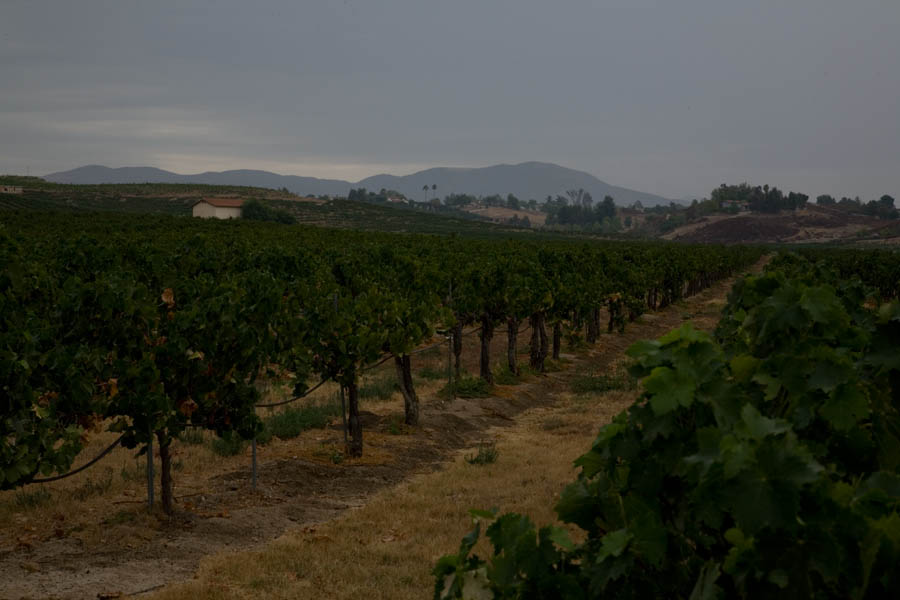
//> input picture Histogram_Equalization-Part_1/countryside.jpg, 900 x 600 px
$ ./Lab_2_Part-1   (built with g++ and OpenCV 4)
//> lines starting //> are read from the running program, lines starting //| are printed output that depends on the picture
// ****************************
// Name = Ismail Deha
// Surname = Kose
// Student ID = 2072544
// Task = Lab 2_Part 1
// ****************************


#include "opencv2/highgui.hpp"
#include "opencv2/imgcodecs.hpp"
#include "opencv2/imgproc.hpp"
#include <iostream>
using namespace std;
using namespace cv;

//Struced variables to return histograms in Histogram function
struct MatResults {
    Mat histImage_b;
    Mat histImage_g;
    Mat histImage_r;
};

//Show histogram
MatResults Histogram(int argc, char** argv, cv::Mat src){
    MatResults results; //Structed variables
    vector<Mat> bgr_planes;
    split(src, bgr_planes);
    int histSize = 256; //Set the range of values

    //the upper boundary is exclusive
    float range[] = { 0, 256 };
    const float* histRange[] = { range };

    bool uniform = true, accumulate = false; //To make same sized to each bins

    //The histogram values are calculated for each channel by using calcHist().
    Mat b_hist, g_hist, r_hist;
    calcHist(&bgr_planes[0], 1, 0, Mat(), b_hist, 1, &histSize, histRange, uniform, accumulate);
    calcHist(&bgr_planes[1], 1, 0, Mat(), g_hist, 1, &histSize, histRange, uniform, accumulate);
    calcHist(&bgr_planes[2], 1, 0, Mat(), r_hist, 1, &histSize, histRange, uniform, accumulate);

    //The histogram so its values fall in the range indicated by the parameters entered by using normalize().
    //Create an image to display the histograms
    int hist_w = 512, hist_h = 400;
    int bin_w = cvRound((double)hist_w / histSize);
    results.histImage_b = Mat(hist_h, hist_w, CV_8UC3, Scalar(0, 0, 0));
    results.histImage_g = Mat(hist_h, hist_w, CV_8UC3, Scalar(0, 0, 0));
    results.histImage_r = Mat(hist_h, hist_w, CV_8UC3, Scalar(0, 0, 0));
    normalize(b_hist, b_hist, 0, results.histImage_b.rows, NORM_MINMAX, -1, Mat());
    normalize(g_hist, g_hist, 0, results.histImage_g.rows, NORM_MINMAX, -1, Mat());
    normalize(r_hist, r_hist, 0, results.histImage_r.rows, NORM_MINMAX, -1, Mat());

    //1D Histogram, it is accessed to bins
    for (int i = 1; i < histSize; i++)
    {
        line(results.histImage_b, Point(bin_w * (i - 1), hist_h - cvRound(b_hist.at<float>(i - 1))),
            Point(bin_w * (i), hist_h - cvRound(b_hist.at<float>(i))),
            Scalar(255, 0, 0), 2, 8, 0);
        line(results.histImage_g, Point(bin_w * (i - 1), hist_h - cvRound(g_hist.at<float>(i - 1))),
            Point(bin_w * (i), hist_h - cvRound(g_hist.at<float>(i))),
            Scalar(0, 255, 0), 2, 8, 0);
        line(results.histImage_r, Point(bin_w * (i - 1), hist_h - cvRound(r_hist.at<float>(i - 1))),
            Point(bin_w * (i), hist_h - cvRound(r_hist.at<float>(i))),
            Scalar(0, 0, 255), 2, 8, 0);
    }

    return results;
}

//Image Equalizzation function
 Mat Equalization( void* userdata) {
    cv::Mat image = *(cv::Mat*)userdata; // Get image
    vector<Mat> channels;
    split(image, channels); //split image to channels as B,G,R
    Mat B, G, R; // Channels

    //Three channels are equalized using equalizeHist()
    equalizeHist(channels[0], B);
    equalizeHist(channels[1], G);
    equalizeHist(channels[2], R);

    //Equalized channels are merged
    vector<Mat> combined;
    combined.push_back(B);
    combined.push_back(G);
    combined.push_back(R);

    //To return image, it is converted as Mat variable
    Mat result;
    merge(combined, result);
    return result;

}

 //Image Luminance Equalizzation function
Mat Luminance_equalization(void* userdata) {

    cv::Mat image = *(cv::Mat*)userdata; // Get image
    Mat channels[3];
    cvtColor(image, image, COLOR_BGR2Lab); //Changed the color space which is desied
    split(image, channels); //split image to channels
    Mat equalized_L;
    equalizeHist(channels[0], equalized_L); // Just equalized the L color
    vector<Mat> merged_channels{ equalized_L, channels[1], channels[2] }; // Merged equalized and other colors

    //To return image, it is converted as Mat variable
    Mat result;
    merge(merged_channels, result);
    cvtColor(result, result, COLOR_Lab2BGR); //To display image returned back own color space
    return result;
}

int main(int argc, char** argv)
{
    Mat src = imread("countryside.jpg"); //Get image
//> src is the input picture: 600 rows x 900 cols, CV_8UC3; mean B, G, R 51.9, 62.8, 62.3

    //Showed original image histograms and itself
    MatResults results = Histogram(argc, argv, src);
//> in Histogram, `split(src, bgr_planes);`:
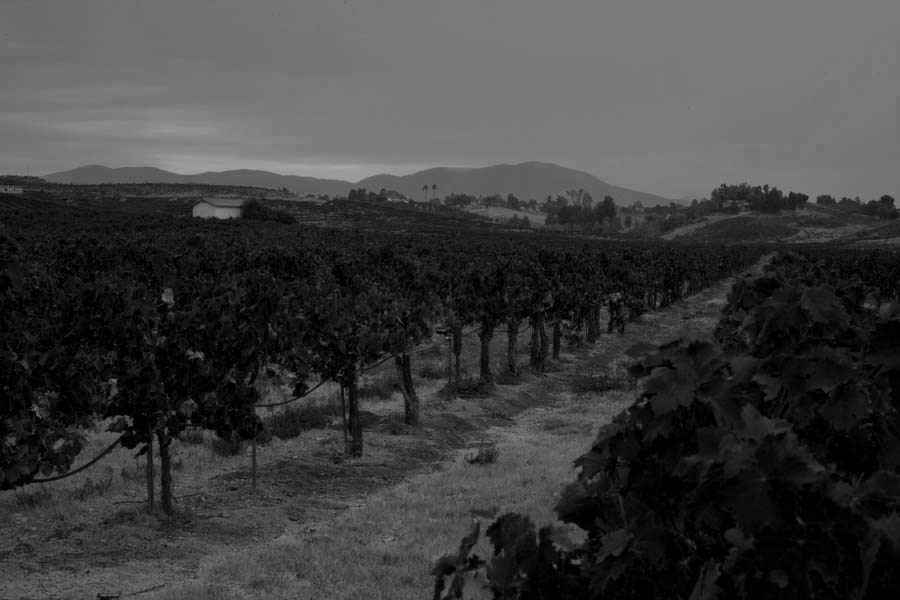
//> bgr_planes[2]: 600 rows x 900 cols, CV_8UC1; min 0, max 164, mean 62.3
//> in Histogram, `calcHist(&bgr_planes[0], 1, 0, Mat(), b_hist, 1, &histSize, histRange,..`: b_hist = 256 values, max 73168 at index 0, min 0 at index 151, mean 2109.4
//> in Histogram, `calcHist(&bgr_planes[1], 1, 0, Mat(), g_hist, 1, &histSize, histRange,..`: g_hist = 256 values, max 33874 at index 128, min 0 at index 157, mean 2109.4
//> in Histogram, `calcHist(&bgr_planes[2], 1, 0, Mat(), r_hist, 1, &histSize, histRange,..`: r_hist = 256 values, max 22738 at index 123, min 0 at index 165, mean 2109.4
//> in Histogram, `normalize(b_hist, b_hist, 0, results.histImage_b.rows, NORM_MINMAX, -1..`: b_hist = 256 values, max 400 at index 0, min 0 at index 151, mean 11.53
//> in Histogram, `normalize(g_hist, g_hist, 0, results.histImage_g.rows, NORM_MINMAX, -1..`: g_hist = 256 values, max 400 at index 128, min 0 at index 157, mean 24.91
//> in Histogram, `normalize(r_hist, r_hist, 0, results.histImage_r.rows, NORM_MINMAX, -1..`: r_hist = 256 values, max 400 at index 123, min 0 at index 165, mean 37.11
    Mat histImage_b = results.histImage_b;
    Mat histImage_g = results.histImage_g;
    Mat histImage_r = results.histImage_r;
    imshow("Source Image", src);
    imwrite("Outputs/Source_Image.jpg", src);
    imshow("Source Image Histogram_B ", histImage_b);
    imshow("Source Image Histogram_G", histImage_g);
    imshow("Source Image Histogram_R", histImage_r);

    //Showed Equalized image histograms and itself
    Mat equalization_image= Equalization((void*)&src);
//> in Equalization, `merge(combined, result);`:
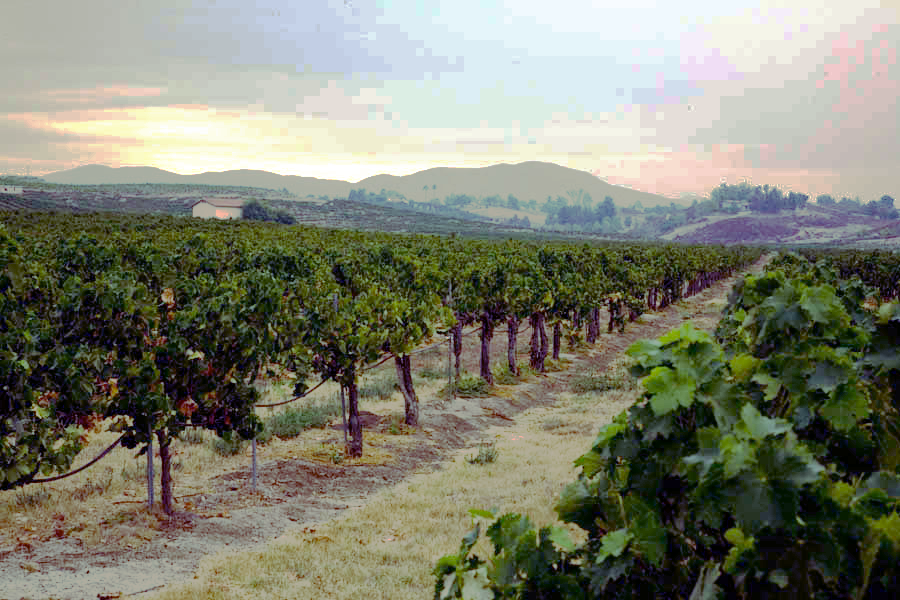
//> result: 600 rows x 900 cols, CV_8UC3; mean B, G, R 112.2, 129.1, 127.1
    MatResults results_1 = Histogram(argc, argv, equalization_image);
    Mat histEqualization_b = results_1.histImage_b;
    Mat histEqualization_g = results_1.histImage_g;
    Mat histEqualization_r = results_1.histImage_r;
    imshow("Equalization Image", equalization_image);
    imwrite("Outputs/Equalization_Image.jpg", src);
    imshow("Equalization Histogram_B", histEqualization_b);
    imshow("Equalization Histogram_G", histEqualization_g);
    imshow("Equalization Histogram_R", histEqualization_r);

    //Showed Lumaiance Equalized image histograms and itself
    Mat luminance_equalization_image = Luminance_equalization((void*)&src);
//> in Luminance_equalization, `cvtColor(image, image, COLOR_BGR2Lab);`: image: 600 rows x 900 cols, CV_8UC3; mean of channels 0, 1, 2 65, 126.3, 134.2
//> in Luminance_equalization, `split(image, channels);`:
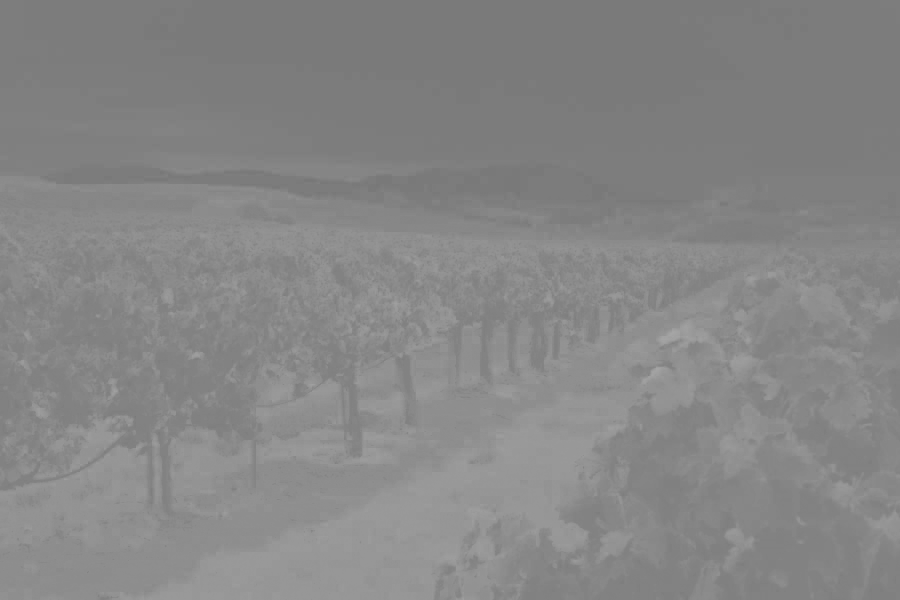
//> channels[2]: 600 rows x 900 cols, CV_8UC1; min 119, max 166, mean 134.2
//> in Luminance_equalization, `merge(merged_channels, result);`: result: 600 rows x 900 cols, CV_8UC3; mean of channels 0, 1, 2 129.2, 126.3, 134.2
//> in Luminance_equalization, `cvtColor(result, result, COLOR_Lab2BGR);`:
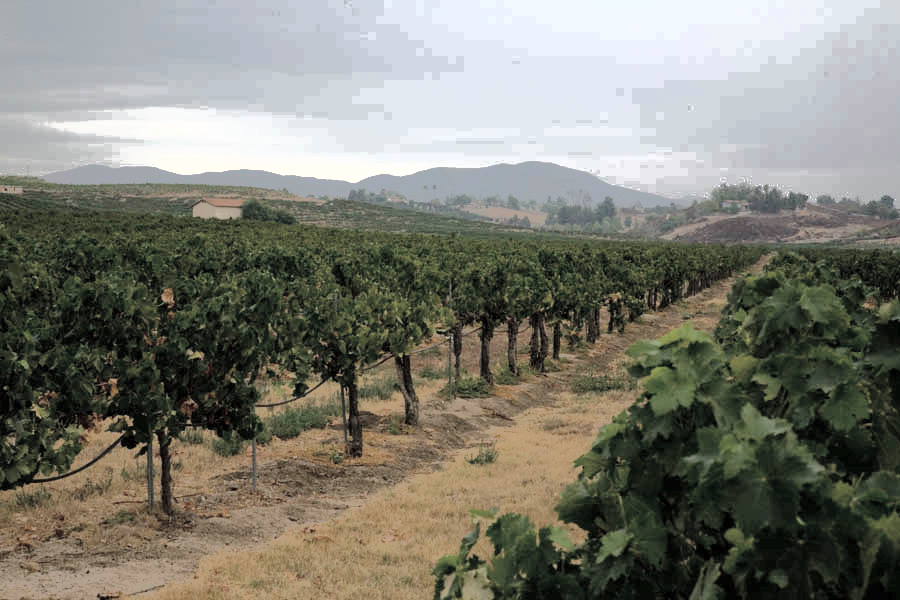
//> result: 600 rows x 900 cols, CV_8UC3; mean B, G, R 114.4, 125, 125.4
    MatResults results_2 = Histogram(argc, argv, luminance_equalization_image);
//> call 3 of Histogram, with argc = 1
//> in Histogram (call 3), `split(src, bgr_planes);`:
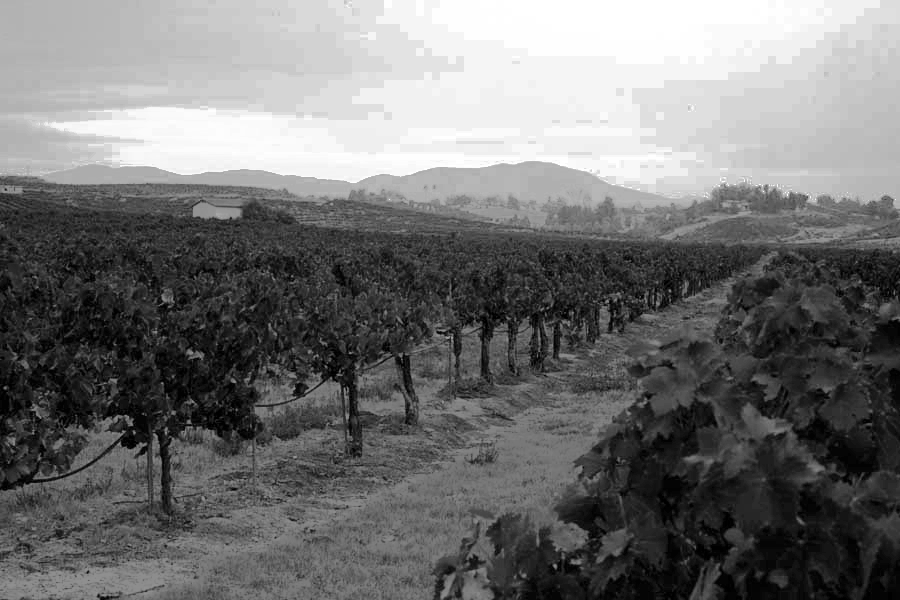
//> bgr_planes[0]: 600 rows x 900 cols, CV_8UC1; min 0, max 255, mean 114.4
//> in Histogram (call 3), `split(src, bgr_planes);`:
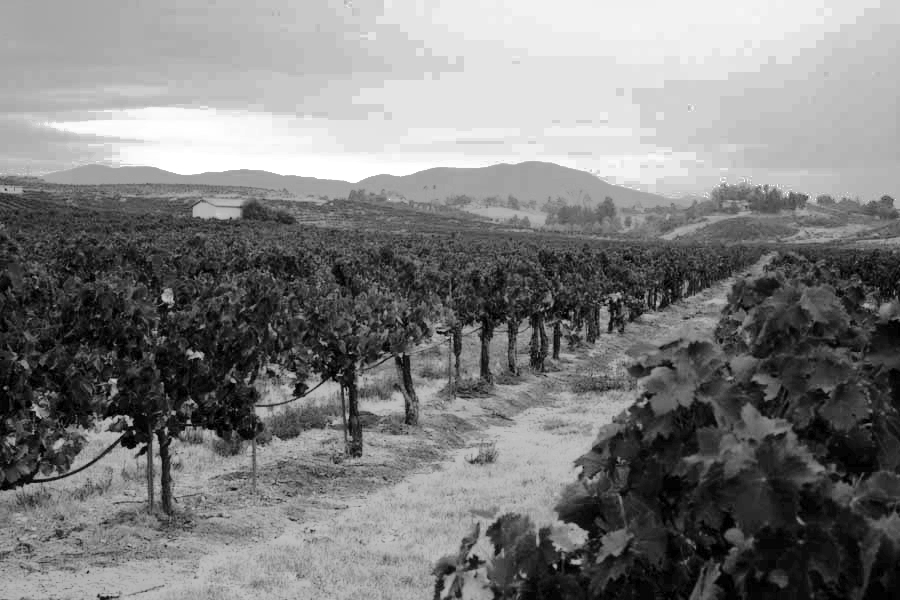
//> bgr_planes[2]: 600 rows x 900 cols, CV_8UC1; min 0, max 255, mean 125.4
//> in Histogram (call 3), `calcHist(&bgr_planes[0], 1, 0, Mat(), b_hist, 1, &histSize, histRange,..`: b_hist = 256 values, max 15270 at index 241, min 0 at index 1, mean 2109.4
//> in Histogram (call 3), `calcHist(&bgr_planes[1], 1, 0, Mat(), g_hist, 1, &histSize, histRange,..`: g_hist = 256 values, max 31525 at index 234, min 0 at index 189, mean 2109.4
//> in Histogram (call 3), `calcHist(&bgr_planes[2], 1, 0, Mat(), r_hist, 1, &histSize, histRange,..`: r_hist = 256 values, max 27627 at index 228, min 0 at index 213, mean 2109.4
//> in Histogram (call 3), `normalize(b_hist, b_hist, 0, results.histImage_b.rows, NORM_MINMAX, -1..`: b_hist = 256 values, max 400 at index 241, min 0 at index 1, mean 55.26
//> in Histogram (call 3), `normalize(g_hist, g_hist, 0, results.histImage_g.rows, NORM_MINMAX, -1..`: g_hist = 256 values, max 400 at index 234, min 0 at index 189, mean 26.76
//> in Histogram (call 3), `normalize(r_hist, r_hist, 0, results.histImage_r.rows, NORM_MINMAX, -1..`: r_hist = 256 values, max 400 at index 228, min 0 at index 213, mean 30.54
    Mat histLuminance_b = results_2.histImage_b;
    Mat histLuminance_g = results_2.histImage_g;
    Mat histLuminance_r = results_2.histImage_r;
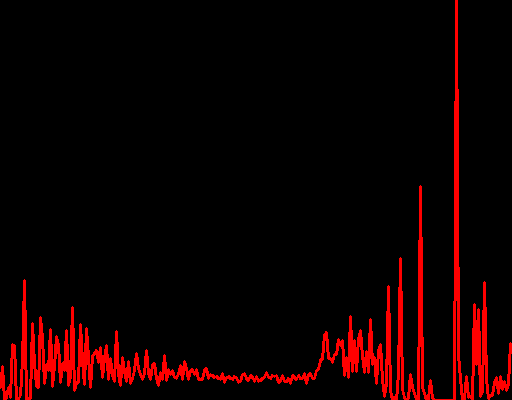
//> histLuminance_r: 400 rows x 512 cols, CV_8UC3; mean B, G, R 0, 0, 17
    imshow("Luminance Equalization Image", luminance_equalization_image);

    imshow("Luminance Equalization Histogram_B", histLuminance_b);
    imshow("Luminance Equalization Histogram_G", histLuminance_g);
    imshow("Luminance Equalization Histogram_R", histLuminance_r);
    imwrite("Outputs/Luminance_Equalization_Image.jpg", luminance_equalization_image);
    waitKey(0);
    return EXIT_SUCCESS;
}
